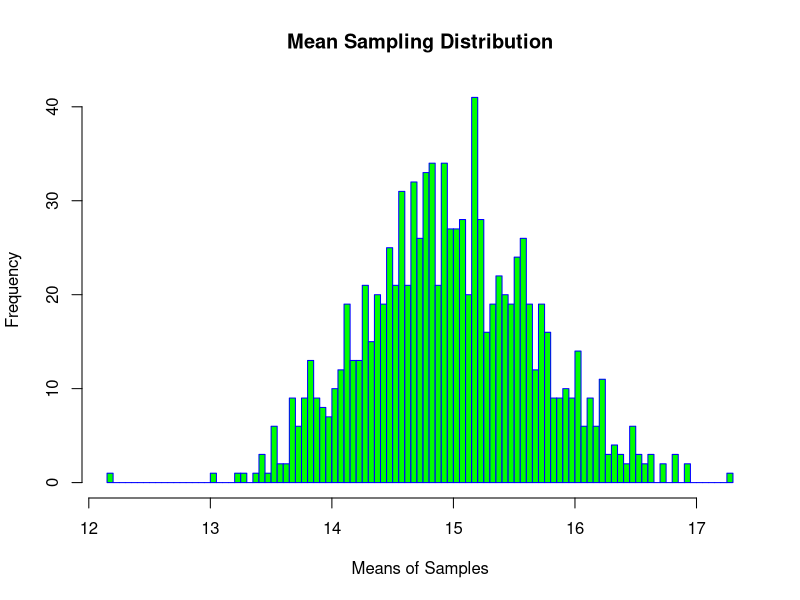
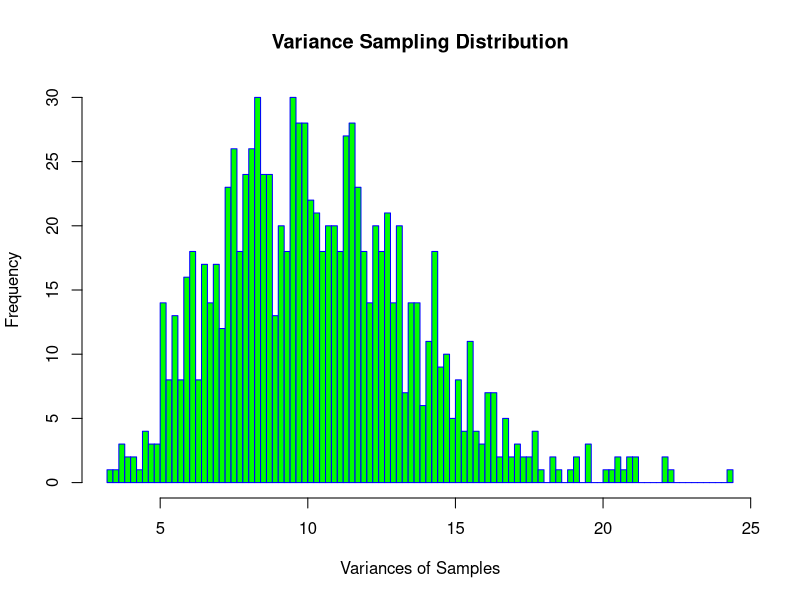

Reproduce these figures in R, in order.
#setting the parameters for drawing samples using binomial distribution
sample=1000
n=20
s=50
p=0.3

#generating a matrix where each row corresponds to one replication/sample of size n.
mat <- matrix(rbinom(n = n, size = s, prob = p),ncol=n)

#filling up of above matrix
for (i in 2:1000) {
  mat1 <- matrix(rbinom(n = n, size = s, prob = p),ncol=n) 
  mat<-rbind(mat, mat1)
}

#view the above formed matrix
View(mat)

#calculating row wise means and variances for mat
means <- rowMeans(mat)
variances <- apply(mat, 1, var)

print(means,variances)

#histogram for Ploting the sampling distributions of means and variances
hist(means, xlab="Means of Samples",border="blue",col="green",main="Mean Sampling Distribution", breaks=sample/10)

hist(variances, xlab="Variances of Samples",border="blue",col="green",main="Variance Sampling Distribution", breaks=sample/10)